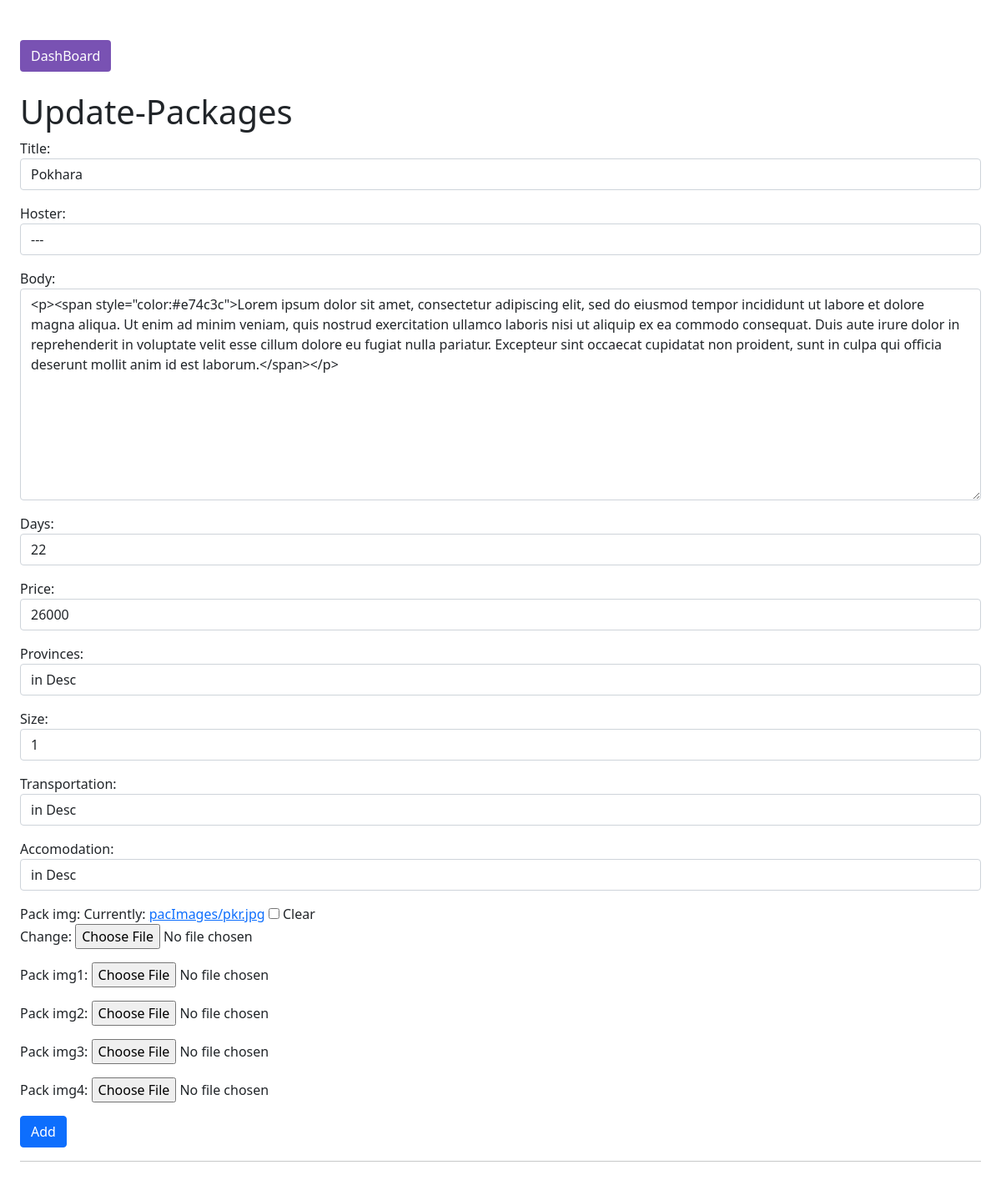
Page /details/edit/43/ (signed in) on the committed database.
### TourM/models.py (models this page shows, shortened)
class Post(models.Model):
    title = models.CharField(max_length=255)
    body = RichTextField()
    days = models.PositiveIntegerField(validators=[MaxValueValidator(100),MinValueValidator(1)])
    price = models.IntegerField(default='',null=False)
    Provinces = models.CharField(default='in_desc', max_length=255, null=False)
    Size = models.PositiveIntegerField(default='1', validators=[MaxValueValidator(100),MinValueValidator(11)])      #group size {if paxi availability add garne bhe useful}
    Hoster=models.CharField(max_length=255, null=False)
    Accomodation= models.CharField(default='', max_length=255, null=False)
    Transportation= models.CharField(default='', max_length=255, null=False)
    pack_img = models.ImageField(null = True, blank=True, upload_to="pacImages/")
    pack_img1 = models.ImageField(null = True, blank=True, upload_to="pacImages/")
    pack_img2 = models.ImageField(null = True, blank=True, upload_to="pacImages/")
    pack_img3 = models.ImageField(null = True, blank=True, upload_to="pacImages/")
    pack_img4 = models.ImageField(null = True, blank=True, upload_to="pacImages/")

### TourM/views.py (the view)
# urls.py: path('details/edit/<int:pk>/', UpdatePostView.as_view(), name="UpdatePost"),
class UpdatePostView(UpdateView):
    model = Post
    template_name = 'ad_editPack.html'
    form_class = PostForm

### TourM/forms.py
class PostForm(forms.ModelForm):
    class Meta:
        model = Post
        fields = ('title', 'Hoster', 'body', 'days', 'price','Provinces','Size','Transportation' ,'Accomodation','pack_img','pack_img1','pack_img2','pack_img3','pack_img4')
        widgets = {
            'title': forms.TextInput( attrs={'class': 'form-control'}),
            'Hoster': forms.Select(choices = choices3,attrs={'class': 'form-control'}),
            'days': forms.NumberInput( attrs={'class': 'form-control'}),
            'Provinces': forms.Select(choices = choices,attrs={'class': 'form-control'}),
            'price': forms.TextInput( attrs={'class': 'form-control'}),
            'body': forms.Textarea( attrs={'class': 'form-control'}),
            'Size': forms.NumberInput ( attrs={'class': 'form-control'}),
            'Transportation': forms.Select(choices = choices2,attrs={'class': 'form-control'}),
            'Accomodation': forms.Select(choices = choices1,attrs={'class': 'form-control'}),
        }

### TourM/templates/ad_editPack.html
{%extends 'adminbase.html'%} {%block title%}YUpdate package{%endblock%} {%block content%} {% if user.is_superuser %}
<h1>Update-Packages</h1>
<div class="form-group">
    <form method="POST" enctype="multipart/form-data">
        {%csrf_token%} {{form.media}} {{form.as_p}}
        <button class="btn btn-primary">Add</button>
    </form>
</div>
<hr> {%else%}
<h1>you are not allowed here</h1>
<a href="{%url 'homepage'%}">Redirect</a>{%endif%} {%endblock%}

### static/admin.css (style rules this page uses)
* { margin: 0; padding: 0; box-sizing: border-box; }
body { min-height: 100vh; background-color: #fff; }

### rows in the picture
Post: title "Pokhara", Hoster "---", body "<p><span style=\"color:#e74c3c\">Lorem ipsum dolor sit amet, consectetur adipiscing elit, sed do eiusmod tempor incididunt ut labore et dolore magna aliqua. Ut enim ad minim veniam, quis nostrud exercitation ullamco laboris nisi ut aliquip ex ea commodo consequat. Duis aute irure dolor in reprehenderit in voluptate velit esse cillum dolore eu fugiat nulla pariatur. Excepteur sint occaecat cupidatat non proident, sunt in culpa qui officia deserunt mollit anim id est laborum.</span></p>", days "22", price "26000", Provinces "in Desc", Size "1", Transportation "in Desc", Accomodation "in Desc"
